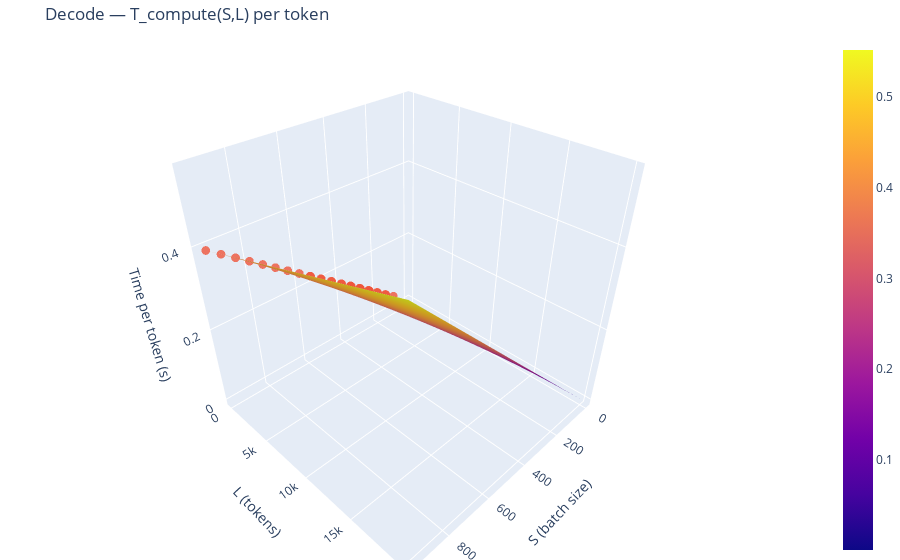
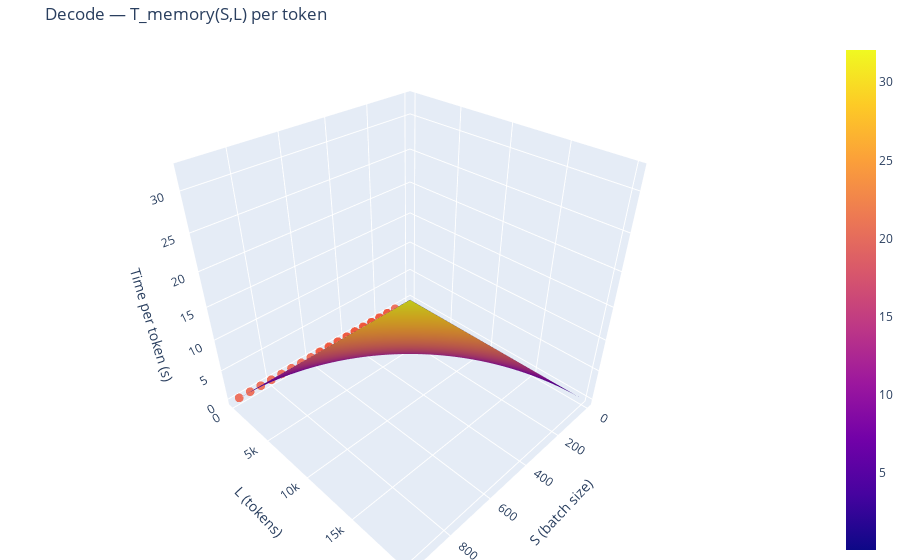
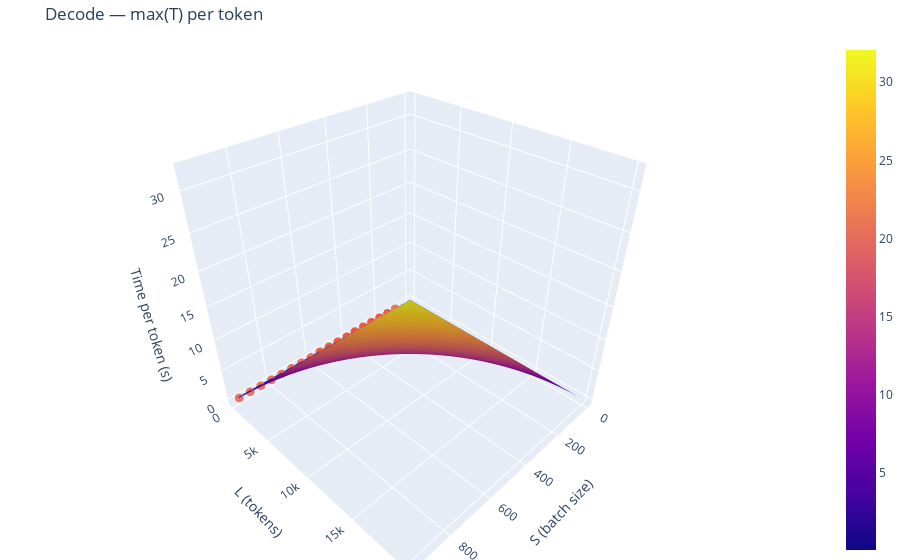

The notebook cell these images were saved under, in order:
### Code cell
import numpy as np
import plotly.graph_objs as go

from utils.config import decode_surface_grids, prefill_surface_grids, get_model_config
from utils.math_utils import (
    decode_compute_time,
    decode_memory_time,
    prefill_compute_time,
    prefill_memory_time,
    safe_ratio,
)

model = get_model_config("70B")

# prefill_surface_S, prefill_surface_L = prefill_surface_grids()

# prefill_S_vals = np.array(prefill_surface_S, dtype=float)
# prefill_L_vals = np.arange(
#     prefill_surface_L[0], prefill_surface_L[1] + prefill_surface_L[2], prefill_surface_L[2], dtype=float
# )

# prefill_Sg = prefill_S_vals[None, :]
# prefill_Lg = prefill_L_vals[:, None]

# prefill_T_compute = prefill_compute_time(prefill_Sg, prefill_Lg, prefill_model, hardware)
# prefill_T_memory = prefill_memory_time(prefill_Sg, prefill_Lg, prefill_model, hardware)
# prefill_T_ratio = safe_ratio(prefill_T_compute, prefill_T_memory)
# prefill_T_max = np.maximum(prefill_T_compute, prefill_T_memory)

# prefill_eps = 0.05
# prefill_den = np.maximum(prefill_T_compute, prefill_T_memory)
# prefill_boundary = np.abs(prefill_T_compute - prefill_T_memory) / np.where(prefill_den == 0, 1, prefill_den) <= prefill_eps
# pi, pj = np.where(prefill_boundary)
# prefill_boundary_L = prefill_L_vals[pi]
# prefill_boundary_S = prefill_S_vals[pj]
# prefill_boundary_Z = prefill_T_compute[pi, pj]

def make_surface(x_vals, y_vals, z, boundary_S, boundary_L, boundary_Z, title, zlabel):
    fig = go.Figure(
        data=[
            go.Surface(x=x_vals, y=y_vals, z=z, showscale=True),
            go.Scatter3d(
                x=boundary_S,
                y=boundary_L,
                z=boundary_Z,
                mode="markers",
                marker=dict(size=3, opacity=0.8),
            ),
        ]
    )
    fig.update_layout(
        title=title,
        scene=dict(
            xaxis_title="S (batch size)",
            yaxis_title="L (tokens)",
            zaxis_title=zlabel,
        ),
        margin=dict(l=0, r=0, t=40, b=0),
    )
    fig.show()

# make_surface(
#     prefill_S_vals,
#     prefill_L_vals,
#     prefill_T_compute,
#     prefill_boundary_S,
#     prefill_boundary_L,
#     prefill_boundary_Z,
#     "Prefill — T_compute(S,L)",
#     "Time per prefill step (s)",
# )

# make_surface(
#     prefill_S_vals,
#     prefill_L_vals,
#     prefill_T_memory,
#     prefill_boundary_S,
#     prefill_boundary_L,
#     prefill_boundary_Z,
#     "Prefill — T_memory(S,L)",
#     "Time per prefill step (s)",
# )

# make_surface(
#     prefill_S_vals,
#     prefill_L_vals,
#     prefill_T_ratio,
#     prefill_boundary_S,
#     prefill_boundary_L,
#     prefill_boundary_Z,
#     "Prefill — T_compute/T_memory(S,L)",
#     "Ratio",
# )

decode_surface_S, decode_surface_L = decode_surface_grids()
decode_S_start, decode_S_stop, decode_S_step = decode_surface_S
decode_L_start, decode_L_stop, decode_L_step = decode_surface_L
decode_S_vals = np.arange(decode_S_start, decode_S_stop, decode_S_step, dtype=float)
decode_L_vals = np.arange(decode_L_start, decode_L_stop, decode_L_step, dtype=float)

decode_Sg = decode_S_vals[None, :]
decode_Lg = decode_L_vals[:, None]

decode_T_compute = decode_compute_time(decode_Sg, decode_Lg, model, hardware)
decode_T_memory = decode_memory_time(decode_Sg, decode_Lg, model, hardware)
decode_T_max = np.maximum(decode_T_compute, decode_T_memory)

decode_eps = 0.05
# decode_den = np.maximum(decode_T_compute, decode_T_memory)
# decode_boundary = np.abs(decode_T_compute - decode_T_memory) / np.where(decode_T_max == 0, 1, decode_T_max) <= decode_eps
decode_boundary = np.abs(decode_T_compute - decode_T_memory)  <= decode_eps

di, dj = np.where(decode_boundary)
decode_boundary_L = decode_L_vals[di]
decode_boundary_S = decode_S_vals[dj]
decode_boundary_Z = decode_T_compute[di, dj]

make_surface(
    decode_S_vals,
    decode_L_vals,
    decode_T_compute,
    decode_boundary_S,
    decode_boundary_L,
    decode_boundary_Z,
    "Decode — T_compute(S,L) per token",
    "Time per token (s)",
)

make_surface(
    decode_S_vals,
    decode_L_vals,
    decode_T_memory,
    decode_boundary_S,
    decode_boundary_L,
    decode_boundary_Z,
    "Decode — T_memory(S,L) per token",
    "Time per token (s)",
)

make_surface(
    decode_S_vals,
    decode_L_vals,
    decode_T_max,
    decode_boundary_S,
    decode_boundary_L,
    decode_boundary_Z,
    "Decode — max(T) per token",
    "Time per token (s)",
)

### Figure 1 — Plotly figure (JSON) as saved in the notebook; plotly's stock layout.template omitted (floating-point values rounded to 4 significant figures; data arrays with more than 128 entries replaced by an {"elided": "..."} marker saying what was removed)
{"data": [{"showscale": true, "type": "surface", "x": [1.0, 51.0, 101.0, 151.0, 201.0, 251.0, 301.0, 351.0, 401.0, 451.0, 501.0, 551.0, 601.0, 651.0, 701.0, 751.0, 801.0, 851.0, 901.0, 951.0], "y": {"elided": "312 float values"}, "z": {"elided": "312x20 float values"}}, {"marker": {"opacity": 0.8, "size": 3}, "mode": "markers", "type": "scatter3d", "x": [101.0, 151.0, 201.0, 251.0, 301.0, 351.0, 151.0, 201.0, 251.0, 301.0, 351.0, 401.0, 451.0, 501.0, 551.0, 251.0, 301.0, 351.0, 401.0, 451.0, 501.0, 551.0, 601.0, 651.0, 701.0, 751.0, 801.0, 851.0, 901.0, 951.0], "y": [32.0, 32.0, 32.0, 32.0, 32.0, 32.0, 96.0, 96.0, 96.0, 96.0, 96.0, 96.0, 96.0, 96.0, 96.0, 160.0, 160.0, 160.0, 160.0, 160.0, 160.0, 160.0, 160.0, 160.0, 160.0, 160.0, 160.0, 160.0, 160.0, 160.0], "z": [0.04174, 0.0624, 0.08306, 0.1037, 0.1244, 0.145, 0.06248, 0.08317, 0.1039, 0.1245, 0.1452, 0.1659, 0.1866, 0.2073, 0.228, 0.104, 0.1247, 0.1454, 0.1661, 0.1869, 0.2076, 0.2283, 0.249, 0.2697, 0.2904, 0.3112, 0.3319, 0.3526, 0.3733, 0.394]}], "layout": {"margin": {"b": 0, "l": 0, "r": 0, "t": 40}, "scene": {"xaxis": {"title": {"text": "S (batch size)"}}, "yaxis": {"title": {"text": "L (tokens)"}}, "zaxis": {"title": {"text": "Time per token (s)"}}}, "title": {"text": "Decode — T_compute(S,L) per token"}}}

### Figure 2 — Plotly figure (JSON) as saved in the notebook; plotly's stock layout.template omitted (floating-point values rounded to 4 significant figures; data arrays with more than 128 entries replaced by an {"elided": "..."} marker saying what was removed)
{"data": [{"showscale": true, "type": "surface", "x": [1.0, 51.0, 101.0, 151.0, 201.0, 251.0, 301.0, 351.0, 401.0, 451.0, 501.0, 551.0, 601.0, 651.0, 701.0, 751.0, 801.0, 851.0, 901.0, 951.0], "y": {"elided": "312 float values"}, "z": {"elided": "312x20 float values"}}, {"marker": {"opacity": 0.8, "size": 3}, "mode": "markers", "type": "scatter3d", "x": [101.0, 151.0, 201.0, 251.0, 301.0, 351.0, 151.0, 201.0, 251.0, 301.0, 351.0, 401.0, 451.0, 501.0, 551.0, 251.0, 301.0, 351.0, 401.0, 451.0, 501.0, 551.0, 601.0, 651.0, 701.0, 751.0, 801.0, 851.0, 901.0, 951.0], "y": [32.0, 32.0, 32.0, 32.0, 32.0, 32.0, 96.0, 96.0, 96.0, 96.0, 96.0, 96.0, 96.0, 96.0, 96.0, 160.0, 160.0, 160.0, 160.0, 160.0, 160.0, 160.0, 160.0, 160.0, 160.0, 160.0, 160.0, 160.0, 160.0, 160.0], "z": [0.04174, 0.0624, 0.08306, 0.1037, 0.1244, 0.145, 0.06248, 0.08317, 0.1039, 0.1245, 0.1452, 0.1659, 0.1866, 0.2073, 0.228, 0.104, 0.1247, 0.1454, 0.1661, 0.1869, 0.2076, 0.2283, 0.249, 0.2697, 0.2904, 0.3112, 0.3319, 0.3526, 0.3733, 0.394]}], "layout": {"margin": {"b": 0, "l": 0, "r": 0, "t": 40}, "scene": {"xaxis": {"title": {"text": "S (batch size)"}}, "yaxis": {"title": {"text": "L (tokens)"}}, "zaxis": {"title": {"text": "Time per token (s)"}}}, "title": {"text": "Decode — T_memory(S,L) per token"}}}

### Figure 3 — Plotly figure (JSON) as saved in the notebook; plotly's stock layout.template omitted (floating-point values rounded to 4 significant figures; data arrays with more than 128 entries replaced by an {"elided": "..."} marker saying what was removed)
{"data": [{"showscale": true, "type": "surface", "x": [1.0, 51.0, 101.0, 151.0, 201.0, 251.0, 301.0, 351.0, 401.0, 451.0, 501.0, 551.0, 601.0, 651.0, 701.0, 751.0, 801.0, 851.0, 901.0, 951.0], "y": {"elided": "312 float values"}, "z": {"elided": "312x20 float values"}}, {"marker": {"opacity": 0.8, "size": 3}, "mode": "markers", "type": "scatter3d", "x": [101.0, 151.0, 201.0, 251.0, 301.0, 351.0, 151.0, 201.0, 251.0, 301.0, 351.0, 401.0, 451.0, 501.0, 551.0, 251.0, 301.0, 351.0, 401.0, 451.0, 501.0, 551.0, 601.0, 651.0, 701.0, 751.0, 801.0, 851.0, 901.0, 951.0], "y": [32.0, 32.0, 32.0, 32.0, 32.0, 32.0, 96.0, 96.0, 96.0, 96.0, 96.0, 96.0, 96.0, 96.0, 96.0, 160.0, 160.0, 160.0, 160.0, 160.0, 160.0, 160.0, 160.0, 160.0, 160.0, 160.0, 160.0, 160.0, 160.0, 160.0], "z": [0.04174, 0.0624, 0.08306, 0.1037, 0.1244, 0.145, 0.06248, 0.08317, 0.1039, 0.1245, 0.1452, 0.1659, 0.1866, 0.2073, 0.228, 0.104, 0.1247, 0.1454, 0.1661, 0.1869, 0.2076, 0.2283, 0.249, 0.2697, 0.2904, 0.3112, 0.3319, 0.3526, 0.3733, 0.394]}], "layout": {"margin": {"b": 0, "l": 0, "r": 0, "t": 40}, "scene": {"xaxis": {"title": {"text": "S (batch size)"}}, "yaxis": {"title": {"text": "L (tokens)"}}, "zaxis": {"title": {"text": "Time per token (s)"}}}, "title": {"text": "Decode — max(T) per token"}}}
